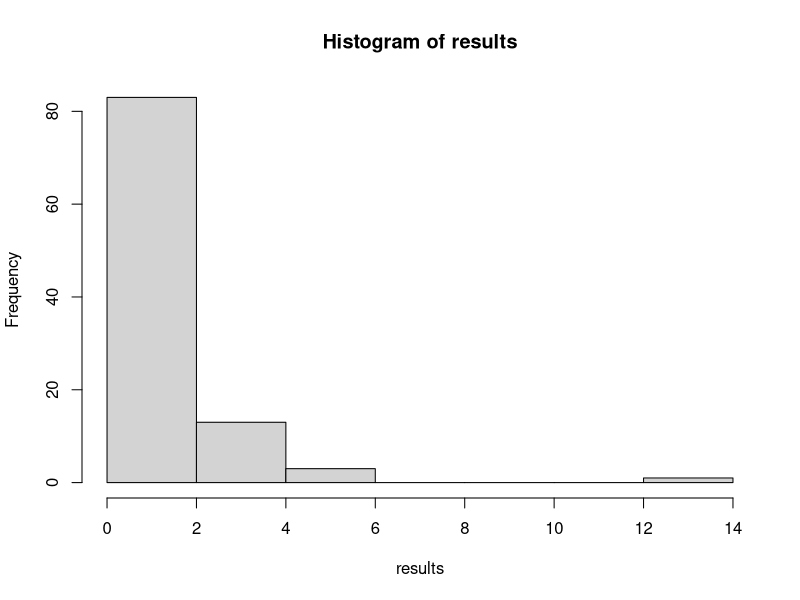

Recreate this plot in R.
## ---- chunk 1
chi_square_distance <- function() {
  e <- c(30, 30)
  sum((table(sample(x = 2, size = 60, replace = TRUE)) - e) ^ 2 / e)
}

results <- replicate(100, chi_square_distance())
hist(results)
